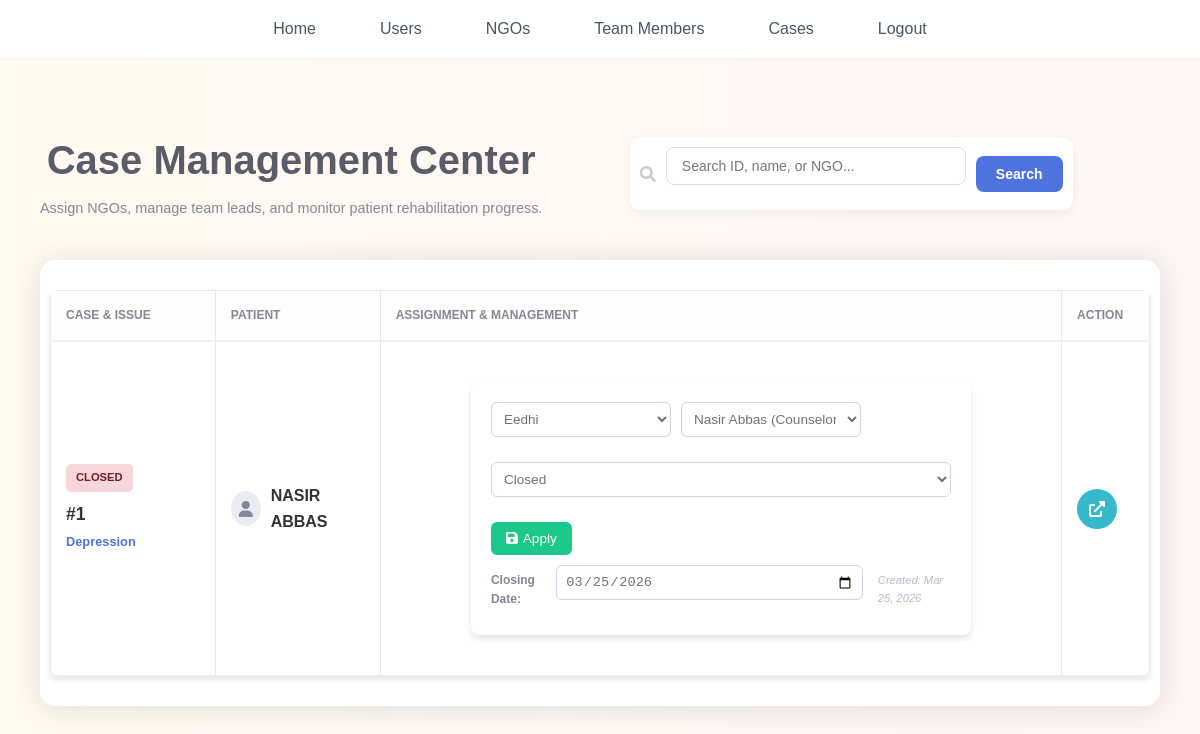
The page /admin/admin_case_list.php (signed in) on the database its author committed.
### tables this page shows
CREATE TABLE `cases` (
  `case_id` int(11) NOT NULL,
  `user_id` int(11) NOT NULL,
  `category` enum('Depression','Family Issues','Marital Issues','Hopelessness','Other') NOT NULL,
  `description` text DEFAULT NULL,
  `ngo_id` int(11) DEFAULT NULL,
  `team_id` int(11) DEFAULT NULL,
  `case_status` enum('Pending','Assigned','Ongoing','Rehabilitation','Completed','Closed') DEFAULT 'Pending',
  `assigned_at` timestamp NOT NULL DEFAULT current_timestamp(),
  `closed_at` datetime DEFAULT NULL,
  `recommended_counselor_id` int(11) DEFAULT NULL
);

CREATE TABLE `users` (
  `user_id` int(11) NOT NULL,
  `full_name` varchar(150) NOT NULL,
  `email` varchar(150) NOT NULL,
  `password` varchar(255) NOT NULL,
  `phone` varchar(20) DEFAULT NULL,
  `gender` enum('Male','Female','Other') DEFAULT NULL,
  `issue_type` enum('Depression','Family Issues','Marital Issues','Hopelessness','Other') NOT NULL,
  `description` text DEFAULT NULL,
  `status` enum('Pending','Approved','Rejected') DEFAULT 'Pending',
  `is_verified` tinyint(1) DEFAULT 0,
  `created_at` timestamp NOT NULL DEFAULT current_timestamp()
);

### admin/admin_case_list.php (the view, shortened to what this page needs)
<?php
include "config.php";
$ngos_list = mysqli_query($conn, "SELECT ngo_id, ngo_name FROM ngos ORDER BY ngo_name ASC");
$team_list = mysqli_query($conn, "SELECT team_id, full_name, role FROM team_members ORDER BY full_name ASC");
$searchQuery = "";
$query = "
    SELECT c.*, u.full_name AS user_name, n.ngo_name, t.full_name AS team_name
    FROM cases c
    JOIN users u ON c.user_id = u.user_id
    LEFT JOIN ngos n ON c.ngo_id = n.ngo_id
    LEFT JOIN team_members t ON c.team_id = t.team_id
    $searchQuery
    ORDER BY FIELD(c.case_status, 'Pending', 'Assigned', 'Ongoing', 'Rehabilitation', 'Completed', 'Closed'), c.case_id DESC
";
$cases = mysqli_query($conn, $query);
?>
<!DOCTYPE html>
<html lang="en">
<head>
    <link rel="stylesheet" href="https://cdnjs.cloudflare.com/ajax/libs/font-awesome/6.0.0/css/all.min.css">
    <link rel="stylesheet" href="../CSS/style.css">
</head>
<body>
<?php include('navbar.php'); ?>
<div class="main-content">
    <div style="display: flex; justify-content: space-between; align-items: center; margin-bottom: 10px;">
        <div>
            <h1>Case Management Center</h1>
            <p class="subtitle">Assign NGOs, manage team leads, and monitor patient rehabilitation progress.</p>
        </div>
        <form method="get" class="search-box">
            <i class="fa fa-search" style="color: #ccc;"></i>
            <input type="text" name="search" placeholder="Search ID, name, or NGO..." value="<?php echo @$_GET['search']; ?>">
            <button type="submit" class="btn-search">Search</button>
        </form>
    </div>
    <div class="card">
        <table>
            <thead>
                <tr>
                    <th width="15%">Case & Issue</th>
                    <th width="15%">Patient</th>
                    <th width="62%">Assignment & Management</th>
                    <th width="8%">Action</th>
                </tr>
            </thead>
            <tbody>
                <?php while ($case = mysqli_fetch_assoc($cases)) { ?>
                <tr>
                    <td>
                        <span class="badge status-<?php echo $case['case_status']; ?>"><?php echo $case['case_status']; ?></span><br>
                        <strong style="font-size: 1.1rem;">#<?php echo $case['case_id']; ?></strong><br>
                        <span style="font-size: 0.8rem; font-weight: 700; color: var(--primary);"><?php echo $case['category']; ?></span>
                    </td>
                    <td>
                        <div style="display: flex; align-items: center; gap: 10px;">
                            <div style="height: 35px; width: 35px; border-radius: 50%; background: #eaecf4; display: flex; align-items: center; justify-content: center; color: var(--secondary);">
                                <i class="fa fa-user"></i>
                            </div>
                            <span style="font-weight: 600;"><?php echo htmlspecialchars($case['user_name']); ?></span>
                        </div>
                    </td>
                    <td>
                        <form method="post">
                            <div class="edit-row">
                                <select name="ngo_id" style="width: 180px;">
                                    <?php mysqli_data_seek($ngos_list, 0);
                                          while($n = mysqli_fetch_assoc($ngos_list)) {
                                              $sel = ($n['ngo_id'] == $case['ngo_id']) ? "selected" : "";
                                              echo "<option value='{$n['ngo_id']}' $sel>{$n['ngo_name']}</option>";
                                          } ?>
                                </select>
                                <select name="team_id" style="width: 180px;">
                                    <?php mysqli_data_seek($team_list, 0);
                                          while($t = mysqli_fetch_assoc($team_list)) {
                                              $sel = ($t['team_id'] == $case['team_id']) ? "selected" : "";
                                              echo "<option value='{$t['team_id']}' $sel>{$t['full_name']} ({$t['role']})</option>";
                                          } ?>
                                </select>
                                <select name="case_status">
                                    <?php
                                    $statuses = ['Pending','Assigned','Ongoing','Rehabilitation','Completed','Closed'];
                                    foreach($statuses as $st) {
                                        $sel = ($st == $case['case_status']) ? "selected" : "";
                                        echo "<option value='$st' $sel>$st</option>";
                                    }
                                    ?>
                                </select>
                                <button type="submit" name="full_update" class="btn-save">
                                    <i class="fa fa-save"></i> Apply
                                </button>
                            </div>
                            <div style="margin-top: 10px; display: flex; align-items: center; gap: 15px;">
                                <span style="font-size: 0.75rem; font-weight: 600; color: var(--secondary);">Closing Date:</span>
                                <input type="date" name="closed_at" value="<?php echo $case['closed_at'] ? date('Y-m-d', strtotime($case['closed_at'])) : ''; ?>">
                                <?php if($case['assigned_at']): ?>
                                    <span style="font-size: 0.7rem; color: #b7b9cc; font-style: italic;">Created: <?php echo date('M d, Y', strtotime($case['assigned_at'])); ?></span>
                                <?php endif; ?>
                            </div>
                        </form>
                    </td>
                    <td style="text-align: center;">
                        <a href="case_details.php?case_id=<?php echo $case['case_id']; ?>" class="view-btn" title="View Logs">
                            <i class="fa fa-external-link-alt"></i>
                        </a>
                    </td>
                </tr>
                <?php } ?>
            </tbody>
        </table>
    </div>
</div>
</body>
</html>

### CSS/style.css (style rules this page uses)
:root { --primary-color: #ff5a5f; --primary-hover: #e14d52; --secondary-color: #ffcc00; --secondary-hover: #e6b800; --text-primary: #1f2937; --text-secondary: #4b5563; --bg-primary: #ffffff; --bg-secondary: #fdf2f2; --border-color: #e5e7eb; --shadow-sm: 0 1px 2px rgba(0, 0, 0, 0.05); --shadow-md: 0 4px 6px rgba(0, 0, 0, 0.1); --shadow-lg: 0 10px 15px rgba(0, 0, 0, 0.15); }
* { margin: 0; padding: 0; box-sizing: border-box; }
body { font-family: 'Inter', sans-serif; background: linear-gradient(to right, #fffaf0, #fff5f5); color: var(--text-primary); line-height: 1.6; }
h1, h2, h3, h4, h5, h6 { margin-top: 30px; font-weight: 700; text-align: center; margin-bottom: 1rem; color: var(--primary-color); }
h1 { font-size: 2.5rem; }
form { max-width: 500px; margin: 20px auto; padding: 20px; background: var(--bg-primary); border-radius: 8px; box-shadow: var(--shadow-md); }
input, select, textarea { width: 100%; padding: 10px; border: 1px solid var(--border-color); border-radius: 5px; margin-bottom: 15px; font-size: 14px; }
input[type="submit"], button { background: var(--primary-color); color: white; border: none; padding: 10px 15px; font-size: 14px; cursor: pointer; border-radius: 5px; transition: all 0.3s ease; }
table { width: 90%; margin: 20px auto; border-collapse: collapse; background: var(--bg-primary); box-shadow: var(--shadow-md); border-radius: 8px; overflow: hidden; }
th, td { padding: 12px; border: 1px solid var(--border-color); text-align: left; }
th { background: var(--primary-color); color: white; }

### admin/admin_case_list.php (style rules this page uses)
:root { --primary: #4e73df; --secondary: #858796; --success: #1cc88a; --info: #36b9cc; --warning: #f6c23e; --danger: #e74a3b; --dark: #5a5c69; --light: #f8f9fc; }
body { font-family: 'Nunito', sans-serif; background-color: var(--light); color: #333; margin: 0; }
.main-content { padding: 40px; max-width: 1400px; margin: auto; }
h1 { font-weight: 700; color: var(--dark); margin-bottom: 5px; }
.subtitle { color: var(--secondary); margin-bottom: 30px; font-size: 0.9rem; }
.search-box { background: white; padding: 10px; border-radius: 10px; box-shadow: 0 4px 12px rgba(0,0,0,0.05); display: flex; gap: 10px; align-items: center; width: fit-content; }
.search-box input { border: 1px solid #ddd; padding: 10px 15px; border-radius: 8px; width: 300px; outline: none; }
.btn-search { background: var(--primary); color: white; border: none; padding: 10px 20px; border-radius: 8px; cursor: pointer; font-weight: 600; }
.card { background: white; border-radius: 15px; border: none; box-shadow: 0 0.15rem 1.75rem 0 rgba(58, 59, 69, 0.15); overflow: hidden; padding: 10px; }
table { width: 100%; border-collapse: collapse; }
th { background: #fdfdfd; padding: 15px; font-size: 0.75rem; text-transform: uppercase; color: var(--secondary); border-bottom: 2px solid #edf0f5; text-align: left; }
td { padding: 20px 15px; border-bottom: 1px solid #edf0f5; vertical-align: middle; }
.badge { padding: 5px 10px; border-radius: 5px; font-size: 0.7rem; font-weight: 800; display: inline-block; text-transform: uppercase; margin-bottom: 8px; }
.status-Closed { background: #f8d7da; color: #721c24; }
.edit-row { display: flex; flex-wrap: wrap; gap: 10px; align-items: center; }
select, input[type="date"] { background: #fff; border: 1px solid #d1d3e2; border-radius: 6px; padding: 8px; font-size: 0.85rem; color: #6e707e; outline: none; }
.btn-save { background: var(--success); color: white; border: none; padding: 9px 15px; border-radius: 6px; font-size: 0.85rem; cursor: pointer; transition: 0.2s; display: flex; align-items: center; gap: 5px; }
.view-btn { height: 40px; width: 40px; border-radius: 50%; background: var(--info); color: white; display: flex; align-items: center; justify-content: center; text-decoration: none; transition: 0.2s; }

### rows shown on the page
cases: case_status "CLOSED", case_id "1", category "Depression", user.full_name "NASIR ABBAS", closed_at "03/25/2026", assigned_at "Mar 25, 2026"

### other values the page prints
form field ngo_id "Eedhi"
form field team_id "Nasir Abbas (Counselor)"
form field case_status "Closed"
